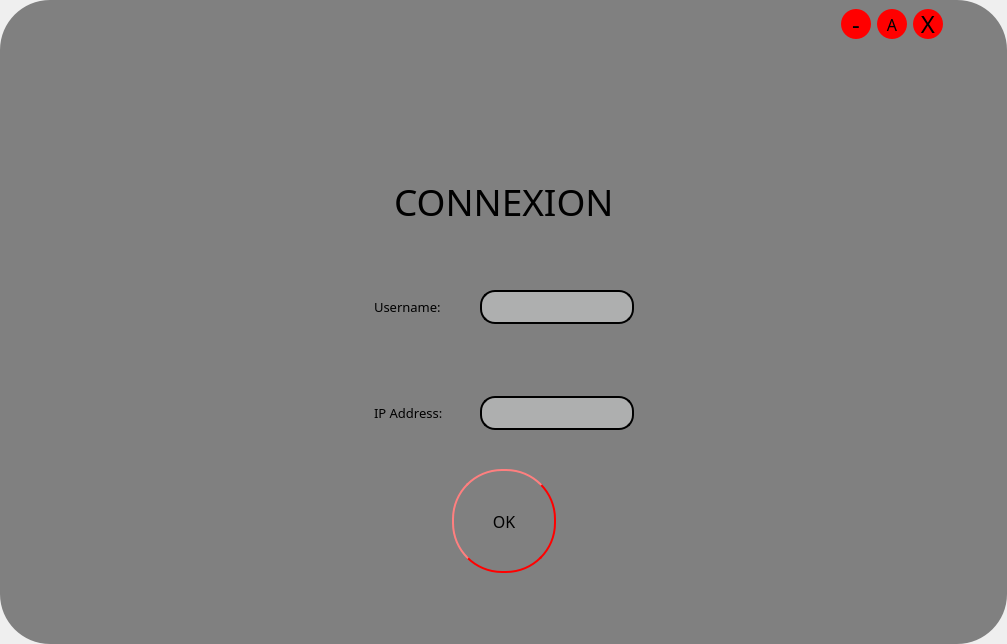
<?xml version="1.0" encoding="UTF-8"?>
<ui version="4.0">
 <class>Connect</class>
 <widget class="QMainWindow" name="Connect">
  <property name="geometry">
   <rect>
    <x>0</x>
    <y>0</y>
    <width>1007</width>
    <height>644</height>
   </rect>
  </property>
  <property name="windowTitle">
   <string>Babel</string>
  </property>
  <property name="styleSheet">
   <string notr="true">border-width:2px;
border-radius:50px;
max-width:2000px;
max-height:2000px;
min-width:100px;
min-height:100px;</string>
  </property>
  <widget class="QWidget" name="centralwidget">
   <property name="styleSheet">
    <string notr="true">background-color : grey;</string>
   </property>
   <layout class="QGridLayout" name="gridLayout">
    <item row="5" column="1">
     <layout class="QHBoxLayout" name="horizontalLayout_12">
      <item>
       <spacer name="horizontalSpacer_27">
        <property name="orientation">
         <enum>Qt::Horizontal</enum>
        </property>
        <property name="sizeHint" stdset="0">
         <size>
          <width>40</width>
          <height>20</height>
         </size>
        </property>
       </spacer>
      </item>
      <item>
       <widget class="QPushButton" name="ok">
        <property name="font">
         <font>
          <family>BatmanForeverAlternate</family>
          <pointsize>12</pointsize>
         </font>
        </property>
        <property name="styleSheet">
         <string notr="true">border-style: outset;
border-width:2px;
border-radius:50px;
border-color: red;
max-width:100px;
max-height:100px;
min-width:100px;
min-height:100px;</string>
        </property>
        <property name="text">
         <string>OK</string>
        </property>
       </widget>
      </item>
      <item>
       <spacer name="horizontalSpacer_28">
        <property name="orientation">
         <enum>Qt::Horizontal</enum>
        </property>
        <property name="sizeHint" stdset="0">
         <size>
          <width>40</width>
          <height>20</height>
         </size>
        </property>
       </spacer>
      </item>
     </layout>
    </item>
    <item row="4" column="1">
     <layout class="QHBoxLayout" name="horizontalLayout_10">
      <item>
       <spacer name="horizontalSpacer_23">
        <property name="orientation">
         <enum>Qt::Horizontal</enum>
        </property>
        <property name="sizeHint" stdset="0">
         <size>
          <width>40</width>
          <height>20</height>
         </size>
        </property>
       </spacer>
      </item>
      <item>
       <widget class="QLabel" name="label_2">
        <property name="font">
         <font>
          <family>BatmanForeverAlternate</family>
          <pointsize>10</pointsize>
         </font>
        </property>
        <property name="text">
         <string>IP Address:</string>
        </property>
       </widget>
      </item>
      <item>
       <widget class="QLineEdit" name="ipAddress">
        <property name="focusPolicy">
         <enum>Qt::StrongFocus</enum>
        </property>
        <property name="acceptDrops">
         <bool>false</bool>
        </property>
        <property name="styleSheet">
         <string notr="true">background-color : #AEAFAF;
border-style: outset;
border-radius: 15px;
min-height : 30px;
min-width : 150px;
max-height : 30px;
max-width : 150px;</string>
        </property>
       </widget>
      </item>
      <item>
       <spacer name="horizontalSpacer_24">
        <property name="orientation">
         <enum>Qt::Horizontal</enum>
        </property>
        <property name="sizeHint" stdset="0">
         <size>
          <width>40</width>
          <height>20</height>
         </size>
        </property>
       </spacer>
      </item>
     </layout>
    </item>
    <item row="3" column="1">
     <layout class="QHBoxLayout" name="horizontalLayout_9">
      <item>
       <spacer name="horizontalSpacer_19">
        <property name="orientation">
         <enum>Qt::Horizontal</enum>
        </property>
        <property name="sizeHint" stdset="0">
         <size>
          <width>40</width>
          <height>20</height>
         </size>
        </property>
       </spacer>
      </item>
      <item>
       <spacer name="horizontalSpacer_22">
        <property name="orientation">
         <enum>Qt::Horizontal</enum>
        </property>
        <property name="sizeHint" stdset="0">
         <size>
          <width>40</width>
          <height>20</height>
         </size>
        </property>
       </spacer>
      </item>
      <item>
       <widget class="QLabel" name="label">
        <property name="font">
         <font>
          <family>BatmanForeverAlternate</family>
          <pointsize>10</pointsize>
         </font>
        </property>
        <property name="text">
         <string>Username:</string>
        </property>
       </widget>
      </item>
      <item>
       <widget class="QLineEdit" name="Username">
        <property name="focusPolicy">
         <enum>Qt::StrongFocus</enum>
        </property>
        <property name="styleSheet">
         <string notr="true">background-color : #AEAFAF;
border-style: outset;
border-radius: 15px;
min-height : 30px;
min-width : 150px;
max-height : 30px;
max-width : 150px;
</string>
        </property>
        <property name="inputMask">
         <string/>
        </property>
       </widget>
      </item>
      <item>
       <spacer name="horizontalSpacer_21">
        <property name="orientation">
         <enum>Qt::Horizontal</enum>
        </property>
        <property name="sizeHint" stdset="0">
         <size>
          <width>40</width>
          <height>20</height>
         </size>
        </property>
       </spacer>
      </item>
      <item>
       <spacer name="horizontalSpacer_20">
        <property name="orientation">
         <enum>Qt::Horizontal</enum>
        </property>
        <property name="sizeHint" stdset="0">
         <size>
          <width>40</width>
          <height>20</height>
         </size>
        </property>
       </spacer>
      </item>
     </layout>
    </item>
    <item row="0" column="1">
     <layout class="QHBoxLayout" name="horizontalLayout">
      <item>
       <spacer name="horizontalSpacer_16">
        <property name="orientation">
         <enum>Qt::Horizontal</enum>
        </property>
        <property name="sizeHint" stdset="0">
         <size>
          <width>40</width>
          <height>20</height>
         </size>
        </property>
       </spacer>
      </item>
      <item>
       <spacer name="horizontalSpacer_15">
        <property name="orientation">
         <enum>Qt::Horizontal</enum>
        </property>
        <property name="sizeHint" stdset="0">
         <size>
          <width>40</width>
          <height>20</height>
         </size>
        </property>
       </spacer>
      </item>
      <item>
       <spacer name="horizontalSpacer_14">
        <property name="orientation">
         <enum>Qt::Horizontal</enum>
        </property>
        <property name="sizeHint" stdset="0">
         <size>
          <width>40</width>
          <height>20</height>
         </size>
        </property>
       </spacer>
      </item>
      <item>
       <spacer name="horizontalSpacer_13">
        <property name="orientation">
         <enum>Qt::Horizontal</enum>
        </property>
        <property name="sizeHint" stdset="0">
         <size>
          <width>40</width>
          <height>20</height>
         </size>
        </property>
       </spacer>
      </item>
      <item>
       <spacer name="horizontalSpacer_12">
        <property name="orientation">
         <enum>Qt::Horizontal</enum>
        </property>
        <property name="sizeHint" stdset="0">
         <size>
          <width>40</width>
          <height>20</height>
         </size>
        </property>
       </spacer>
      </item>
      <item>
       <spacer name="horizontalSpacer_11">
        <property name="orientation">
         <enum>Qt::Horizontal</enum>
        </property>
        <property name="sizeHint" stdset="0">
         <size>
          <width>40</width>
          <height>20</height>
         </size>
        </property>
       </spacer>
      </item>
      <item>
       <spacer name="horizontalSpacer_10">
        <property name="orientation">
         <enum>Qt::Horizontal</enum>
        </property>
        <property name="sizeHint" stdset="0">
         <size>
          <width>40</width>
          <height>20</height>
         </size>
        </property>
       </spacer>
      </item>
      <item>
       <spacer name="horizontalSpacer_9">
        <property name="orientation">
         <enum>Qt::Horizontal</enum>
        </property>
        <property name="sizeHint" stdset="0">
         <size>
          <width>40</width>
          <height>20</height>
         </size>
        </property>
       </spacer>
      </item>
      <item>
       <spacer name="horizontalSpacer_8">
        <property name="orientation">
         <enum>Qt::Horizontal</enum>
        </property>
        <property name="sizeHint" stdset="0">
         <size>
          <width>40</width>
          <height>20</height>
         </size>
        </property>
       </spacer>
      </item>
      <item>
       <spacer name="horizontalSpacer_7">
        <property name="orientation">
         <enum>Qt::Horizontal</enum>
        </property>
        <property name="sizeHint" stdset="0">
         <size>
          <width>40</width>
          <height>20</height>
         </size>
        </property>
       </spacer>
      </item>
      <item>
       <spacer name="horizontalSpacer_6">
        <property name="orientation">
         <enum>Qt::Horizontal</enum>
        </property>
        <property name="sizeHint" stdset="0">
         <size>
          <width>40</width>
          <height>20</height>
         </size>
        </property>
       </spacer>
      </item>
      <item>
       <spacer name="horizontalSpacer_5">
        <property name="orientation">
         <enum>Qt::Horizontal</enum>
        </property>
        <property name="sizeHint" stdset="0">
         <size>
          <width>40</width>
          <height>20</height>
         </size>
        </property>
       </spacer>
      </item>
      <item>
       <spacer name="horizontalSpacer_4">
        <property name="orientation">
         <enum>Qt::Horizontal</enum>
        </property>
        <property name="sizeHint" stdset="0">
         <size>
          <width>40</width>
          <height>20</height>
         </size>
        </property>
       </spacer>
      </item>
      <item>
       <spacer name="horizontalSpacer_3">
        <property name="orientation">
         <enum>Qt::Horizontal</enum>
        </property>
        <property name="sizeHint" stdset="0">
         <size>
          <width>40</width>
          <height>20</height>
         </size>
        </property>
       </spacer>
      </item>
      <item>
       <spacer name="horizontalSpacer">
        <property name="orientation">
         <enum>Qt::Horizontal</enum>
        </property>
        <property name="sizeHint" stdset="0">
         <size>
          <width>40</width>
          <height>20</height>
         </size>
        </property>
       </spacer>
      </item>
      <item>
       <widget class="QPushButton" name="hideButton">
        <property name="font">
         <font>
          <family>BatmanForeverAlternate</family>
          <pointsize>18</pointsize>
         </font>
        </property>
        <property name="styleSheet">
         <string notr="true">border-radius:15px;
background-color: red;
max-width:30px;
max-height:30px;
min-width:30px;
min-height:30px;</string>
        </property>
        <property name="text">
         <string>-</string>
        </property>
       </widget>
      </item>
      <item>
       <widget class="QPushButton" name="raiseButton">
        <property name="font">
         <font>
          <family>Square Things</family>
          <pointsize>12</pointsize>
         </font>
        </property>
        <property name="styleSheet">
         <string notr="true">border-radius:15px;
background-color: red;
max-width:30px;
max-height:30px;
min-width:30px;
min-height:30px;</string>
        </property>
        <property name="text">
         <string>A</string>
        </property>
       </widget>
      </item>
      <item>
       <widget class="QPushButton" name="quitButton">
        <property name="font">
         <font>
          <family>BatmanForeverAlternate</family>
          <pointsize>18</pointsize>
         </font>
        </property>
        <property name="styleSheet">
         <string notr="true">border-radius:15px;
background-color: red;
max-width:30px;
max-height:30px;
min-width:30px;
min-height:30px;</string>
        </property>
        <property name="text">
         <string>X</string>
        </property>
       </widget>
      </item>
      <item>
       <spacer name="horizontalSpacer_2">
        <property name="orientation">
         <enum>Qt::Horizontal</enum>
        </property>
        <property name="sizeHint" stdset="0">
         <size>
          <width>40</width>
          <height>20</height>
         </size>
        </property>
       </spacer>
      </item>
     </layout>
    </item>
    <item row="2" column="1">
     <layout class="QHBoxLayout" name="horizontalLayout_2">
      <item>
       <spacer name="horizontalSpacer_17">
        <property name="orientation">
         <enum>Qt::Horizontal</enum>
        </property>
        <property name="sizeHint" stdset="0">
         <size>
          <width>40</width>
          <height>20</height>
         </size>
        </property>
       </spacer>
      </item>
      <item>
       <widget class="QLabel" name="connexion">
        <property name="font">
         <font>
          <family>BatmanForeverAlternate</family>
          <pointsize>28</pointsize>
         </font>
        </property>
        <property name="text">
         <string>CONNEXION</string>
        </property>
       </widget>
      </item>
      <item>
       <spacer name="horizontalSpacer_18">
        <property name="orientation">
         <enum>Qt::Horizontal</enum>
        </property>
        <property name="sizeHint" stdset="0">
         <size>
          <width>40</width>
          <height>20</height>
         </size>
        </property>
       </spacer>
      </item>
     </layout>
    </item>
    <item row="1" column="1">
     <layout class="QHBoxLayout" name="horizontalLayout_11">
      <item>
       <spacer name="horizontalSpacer_25">
        <property name="orientation">
         <enum>Qt::Horizontal</enum>
        </property>
        <property name="sizeHint" stdset="0">
         <size>
          <width>40</width>
          <height>20</height>
         </size>
        </property>
       </spacer>
      </item>
      <item>
       <widget class="QLabel" name="label_3">
        <property name="styleSheet">
         <string notr="true"/>
        </property>
        <property name="text">
         <string/>
        </property>
       </widget>
      </item>
      <item>
       <spacer name="horizontalSpacer_26">
        <property name="orientation">
         <enum>Qt::Horizontal</enum>
        </property>
        <property name="sizeHint" stdset="0">
         <size>
          <width>40</width>
          <height>20</height>
         </size>
        </property>
       </spacer>
      </item>
     </layout>
    </item>
    <item row="6" column="1">
     <spacer name="verticalSpacer">
      <property name="orientation">
       <enum>Qt::Vertical</enum>
      </property>
      <property name="sizeHint" stdset="0">
       <size>
        <width>20</width>
        <height>40</height>
       </size>
      </property>
     </spacer>
    </item>
   </layout>
  </widget>
 </widget>
 <resources/>
 <connections>
  <connection>
   <sender>quitButton</sender>
   <signal>clicked()</signal>
   <receiver>Connect</receiver>
   <slot>close()</slot>
   <hints>
    <hint type="sourcelabel">
     <x>918</x>
     <y>59</y>
    </hint>
    <hint type="destinationlabel">
     <x>503</x>
     <y>321</y>
    </hint>
   </hints>
  </connection>
  <connection>
   <sender>hideButton</sender>
   <signal>clicked()</signal>
   <receiver>Connect</receiver>
   <slot>showMinimized()</slot>
   <hints>
    <hint type="sourcelabel">
     <x>846</x>
     <y>59</y>
    </hint>
    <hint type="destinationlabel">
     <x>503</x>
     <y>321</y>
    </hint>
   </hints>
  </connection>
 </connections>
</ui>
